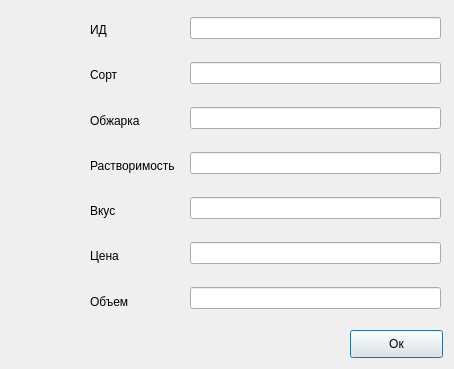
<?xml version="1.0" encoding="UTF-8"?>
<ui version="4.0">
 <class>Dialog</class>
 <widget class="QDialog" name="Dialog">
  <property name="geometry">
   <rect>
    <x>0</x>
    <y>0</y>
    <width>454</width>
    <height>369</height>
   </rect>
  </property>
  <property name="minimumSize">
   <size>
    <width>454</width>
    <height>369</height>
   </size>
  </property>
  <property name="maximumSize">
   <size>
    <width>454</width>
    <height>369</height>
   </size>
  </property>
  <property name="windowTitle">
   <string>Dialog</string>
  </property>
  <widget class="QWidget" name="verticalLayoutWidget">
   <property name="geometry">
    <rect>
     <x>190</x>
     <y>0</y>
     <width>251</width>
     <height>331</height>
    </rect>
   </property>
   <layout class="QVBoxLayout" name="verticalLayout">
    <item>
     <widget class="QLineEdit" name="lineEdit_7"/>
    </item>
    <item>
     <widget class="QLineEdit" name="lineEdit_6"/>
    </item>
    <item>
     <widget class="QLineEdit" name="lineEdit_5"/>
    </item>
    <item>
     <widget class="QLineEdit" name="lineEdit_4"/>
    </item>
    <item>
     <widget class="QLineEdit" name="lineEdit_3"/>
    </item>
    <item>
     <widget class="QLineEdit" name="lineEdit_2"/>
    </item>
    <item>
     <widget class="QLineEdit" name="lineEdit"/>
    </item>
   </layout>
  </widget>
  <widget class="QWidget" name="verticalLayoutWidget_2">
   <property name="geometry">
    <rect>
     <x>90</x>
     <y>10</y>
     <width>101</width>
     <height>311</height>
    </rect>
   </property>
   <layout class="QVBoxLayout" name="verticalLayout_2">
    <item>
     <widget class="QLabel" name="label_7">
      <property name="text">
       <string>ИД</string>
      </property>
     </widget>
    </item>
    <item>
     <widget class="QLabel" name="label_6">
      <property name="text">
       <string>Сорт</string>
      </property>
     </widget>
    </item>
    <item>
     <widget class="QLabel" name="label_5">
      <property name="text">
       <string>Обжарка</string>
      </property>
     </widget>
    </item>
    <item>
     <widget class="QLabel" name="label_4">
      <property name="text">
       <string>Растворимость</string>
      </property>
     </widget>
    </item>
    <item>
     <widget class="QLabel" name="label_3">
      <property name="text">
       <string>Вкус</string>
      </property>
     </widget>
    </item>
    <item>
     <widget class="QLabel" name="label_2">
      <property name="text">
       <string>Цена</string>
      </property>
     </widget>
    </item>
    <item>
     <widget class="QLabel" name="label">
      <property name="text">
       <string>Объем</string>
      </property>
     </widget>
    </item>
   </layout>
  </widget>
  <widget class="QPushButton" name="pushButton">
   <property name="geometry">
    <rect>
     <x>350</x>
     <y>330</y>
     <width>93</width>
     <height>28</height>
    </rect>
   </property>
   <property name="text">
    <string>Ок</string>
   </property>
  </widget>
 </widget>
 <resources/>
 <connections/>
</ui>
